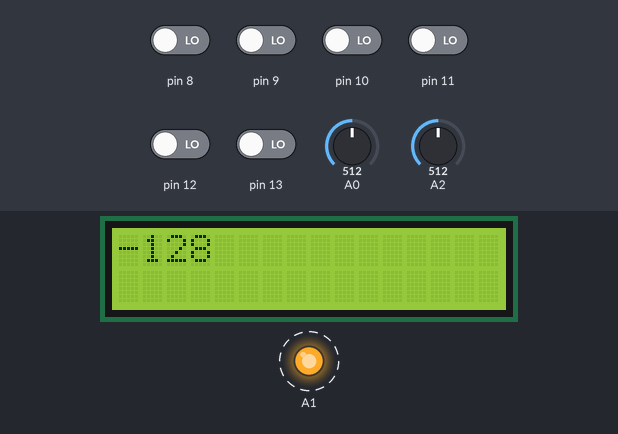
Bench run of a sketch on a simulated Arduino Uno, built with avr-gcc and run on an emulated ATmega328P. Parts: 16×2 character LCD, output pins drawn as LEDs (lit = HIGH). Dashed ring = blinking. The inputs (shaded band) are chosen by the test bench; at power-on: pin 8–13 LOW, A0 = 512, A2 = 512. What the sketch prints to the serial monitor is not drawn.

Above: at 1.2 s.
1.3 s: A0 set to 482
At 2.4 s:
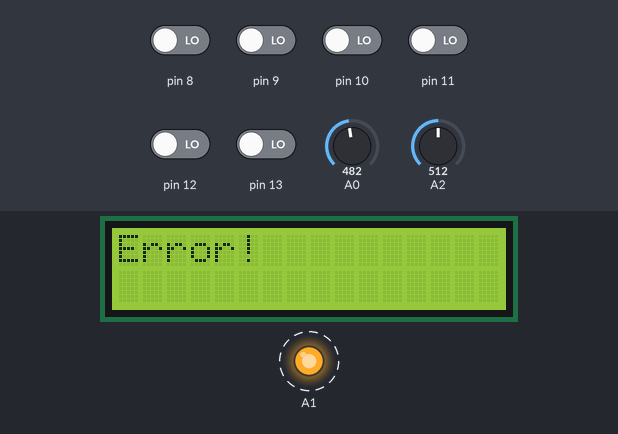
4.3 s: A2 set to 492
At 5.0 s:
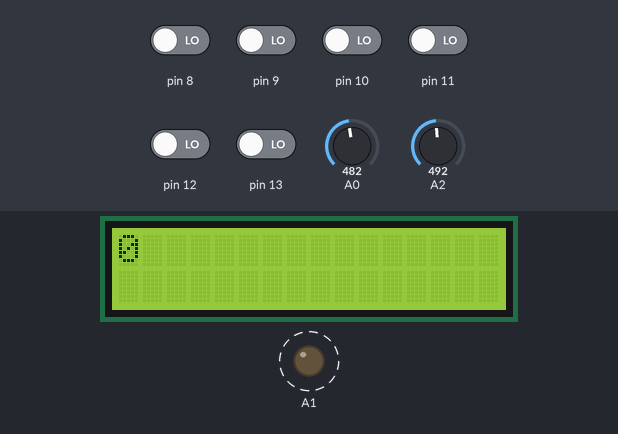
6.6 s: pin 8 driven HIGH
At 7.5 s:
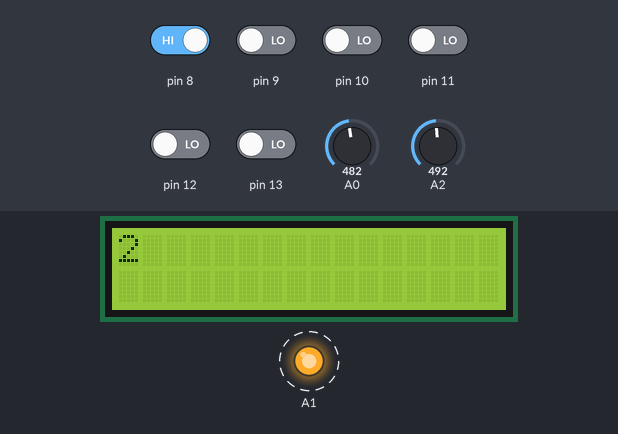
8.6 s: pin 9 driven HIGH
At 9.5 s:
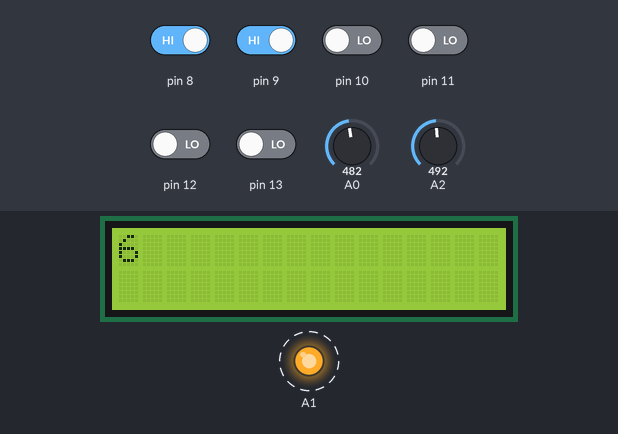
10.6 s: pin 10 driven HIGH
At 11.5 s:
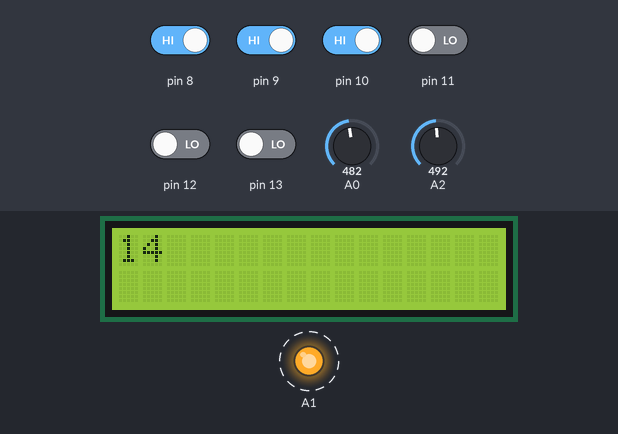
12.6 s: pin 11 driven HIGH
At 13.5 s:
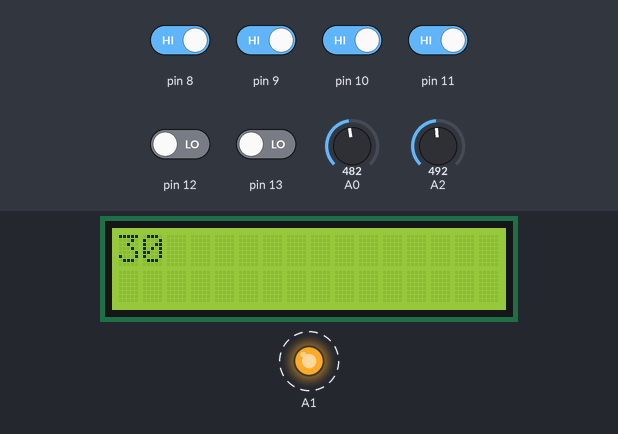
Timing chart, 0 to 15.6 s (numbered marks = the images above; inputs shaded):
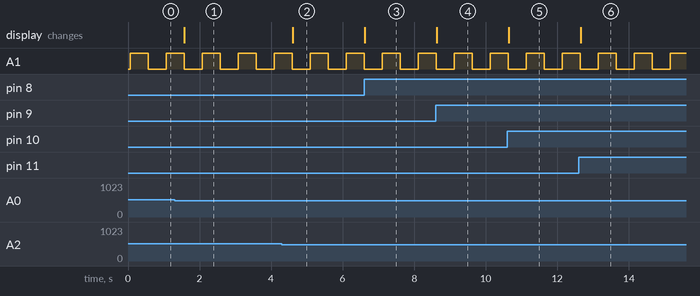

Measured:
- the behaviour switches between 501 and 500 on A0 (found by bisection; images 0 and 1)
- the behaviour switches between 501 and 500 on A2 (found by bisection; images 1 and 2)
- after the input at 1.3 s, the display: changes after 0.28 s (image 1)
- after the input at 4.3 s, the display: changes after 0.30 s (image 2)
- after the input at 6.6 s, the display: changes at once (image 3)
- after the input at 8.6 s, the display: changes at once (image 4)
- after the input at 10.6 s, the display: changes at once (image 5)
- after the input at 12.6 s, the display: changes after 0.05 s (image 6)

The sketch:

idp_display.ino
```cpp
#include <LiquidCrystal.h>

LiquidCrystal lcd(7, 6, 5, 4, 3, 2);
int answer = 0;
bool temp = 0,clk = 0,sign = 0;

void setup(){
  Serial.begin(9600);
  lcd.begin(16,2);
  pinMode(8,INPUT);
  pinMode(9,INPUT);
  pinMode(10,INPUT);
  pinMode(11,INPUT);
  pinMode(12,INPUT);
  pinMode(13,INPUT);
  pinMode(0,INPUT);
  pinMode(A0,INPUT);
  pinMode(A2,INPUT);
  pinMode(A1,OUTPUT);
}

void loop(){
    clk = not clk;
    analogWrite(A1,1023*clk);
    answer = digitalRead(0);
    temp = 0;
    if (analogRead(A0) > 500)
      temp = 1;
    int j = 2;
    for (int i=8;i<=13;i++) {
      answer += j*digitalRead(i);
      Serial.print(digitalRead(i));
      j *= 2;
    }
    if (analogRead(A2)>500)
      sign = 1;
    else
      sign = 0;
    answer += j*temp;
    lcd.clear();
    lcd.setCursor(0,0);
    if (sign==1 and answer==0)
      lcd.print("Error!");
    else {
      if (sign==1)
        lcd.print("-");
      lcd.print(answer);
    }
    delay(500);
}
```
